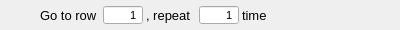
<?xml version="1.0" encoding="UTF-8"?>
<ui version="4.0">
 <class>GotoCmdWidget</class>
 <widget class="QWidget" name="GotoCmdWidget">
  <property name="geometry">
   <rect>
    <x>0</x>
    <y>0</y>
    <width>400</width>
    <height>30</height>
   </rect>
  </property>
  <property name="minimumSize">
   <size>
    <width>400</width>
    <height>30</height>
   </size>
  </property>
  <property name="maximumSize">
   <size>
    <width>400</width>
    <height>30</height>
   </size>
  </property>
  <property name="font">
   <font>
    <pointsize>10</pointsize>
   </font>
  </property>
  <property name="windowTitle">
   <string>GotoCmdWidget</string>
  </property>
  <widget class="QWidget" name="layoutWidget">
   <property name="geometry">
    <rect>
     <x>0</x>
     <y>4</y>
     <width>281</width>
     <height>22</height>
    </rect>
   </property>
   <layout class="QHBoxLayout" name="horizontalLayout">
    <property name="spacing">
     <number>3</number>
    </property>
    <item>
     <spacer name="horizontalSpacer">
      <property name="orientation">
       <enum>Qt::Horizontal</enum>
      </property>
      <property name="sizeType">
       <enum>QSizePolicy::Fixed</enum>
      </property>
      <property name="sizeHint" stdset="0">
       <size>
        <width>40</width>
        <height>20</height>
       </size>
      </property>
     </spacer>
    </item>
    <item>
     <widget class="QLabel" name="gotorowLabel">
      <property name="minimumSize">
       <size>
        <width>60</width>
        <height>20</height>
       </size>
      </property>
      <property name="maximumSize">
       <size>
        <width>60</width>
        <height>20</height>
       </size>
      </property>
      <property name="font">
       <font>
        <pointsize>10</pointsize>
       </font>
      </property>
      <property name="text">
       <string>Go to row</string>
      </property>
      <property name="alignment">
       <set>Qt::AlignLeading|Qt::AlignLeft|Qt::AlignVCenter</set>
      </property>
     </widget>
    </item>
    <item>
     <widget class="QSpinBox" name="rowBox">
      <property name="minimumSize">
       <size>
        <width>40</width>
        <height>20</height>
       </size>
      </property>
      <property name="maximumSize">
       <size>
        <width>40</width>
        <height>20</height>
       </size>
      </property>
      <property name="font">
       <font>
        <pointsize>8</pointsize>
       </font>
      </property>
      <property name="alignment">
       <set>Qt::AlignRight|Qt::AlignTrailing|Qt::AlignVCenter</set>
      </property>
      <property name="buttonSymbols">
       <enum>QAbstractSpinBox::NoButtons</enum>
      </property>
      <property name="minimum">
       <number>1</number>
      </property>
      <property name="maximum">
       <number>9999</number>
      </property>
      <property name="value">
       <number>1</number>
      </property>
     </widget>
    </item>
    <item>
     <widget class="QLabel" name="repeatLabel">
      <property name="minimumSize">
       <size>
        <width>50</width>
        <height>20</height>
       </size>
      </property>
      <property name="maximumSize">
       <size>
        <width>50</width>
        <height>20</height>
       </size>
      </property>
      <property name="font">
       <font>
        <pointsize>10</pointsize>
       </font>
      </property>
      <property name="text">
       <string>, repeat</string>
      </property>
      <property name="alignment">
       <set>Qt::AlignLeading|Qt::AlignLeft|Qt::AlignVCenter</set>
      </property>
     </widget>
    </item>
    <item>
     <widget class="QSpinBox" name="amountBox">
      <property name="minimumSize">
       <size>
        <width>40</width>
        <height>20</height>
       </size>
      </property>
      <property name="maximumSize">
       <size>
        <width>40</width>
        <height>20</height>
       </size>
      </property>
      <property name="font">
       <font>
        <pointsize>8</pointsize>
       </font>
      </property>
      <property name="toolTip">
       <string>Input -1 for infinite times.</string>
      </property>
      <property name="alignment">
       <set>Qt::AlignRight|Qt::AlignTrailing|Qt::AlignVCenter</set>
      </property>
      <property name="buttonSymbols">
       <enum>QAbstractSpinBox::NoButtons</enum>
      </property>
      <property name="minimum">
       <number>-1</number>
      </property>
      <property name="maximum">
       <number>9999</number>
      </property>
      <property name="value">
       <number>1</number>
      </property>
     </widget>
    </item>
    <item>
     <widget class="QLabel" name="timesLabel">
      <property name="minimumSize">
       <size>
        <width>30</width>
        <height>20</height>
       </size>
      </property>
      <property name="maximumSize">
       <size>
        <width>35</width>
        <height>20</height>
       </size>
      </property>
      <property name="font">
       <font>
        <pointsize>10</pointsize>
       </font>
      </property>
      <property name="text">
       <string>time</string>
      </property>
      <property name="alignment">
       <set>Qt::AlignLeading|Qt::AlignLeft|Qt::AlignVCenter</set>
      </property>
     </widget>
    </item>
   </layout>
  </widget>
 </widget>
 <resources/>
 <connections/>
</ui>
